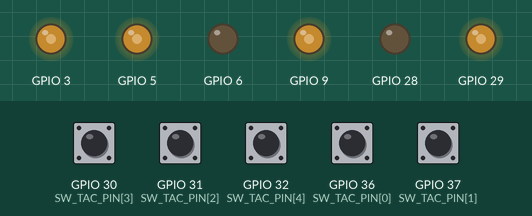
Simulated run of this sketch. Board: ESP32. On the bench: output pins drawn as LEDs (lit = HIGH). The inputs (shaded band) are chosen by the test bench; at power-on: GPIO 30 (SW_TAC_PIN[3]), GPIO 31 (SW_TAC_PIN[2]), GPIO 32 (SW_TAC_PIN[4]), GPIO 36 (SW_TAC_PIN[0]), GPIO 37 (SW_TAC_PIN[1]) HIGH. What the sketch prints to the serial monitor is not drawn.

Above: at 0.1 s.
Timing chart, 0 to 1.6 s (numbered marks = the images above):
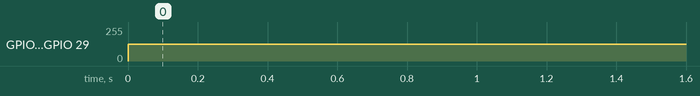

Measured:
- by itself, GPIO 3, GPIO 5, GPIO 9, GPIO 29: 0/255 → 127/255 at 0.00 s

The sketch:

MD.ino
```cpp
// MD Test 2024-08-01

constexpr int SW_TAC_NUM = 5;
const uint8_t SW_TAC_PIN[SW_TAC_NUM] = { 36,37,31,30,32 };
enum SW : uint8_t{
  TAC_1 = 0,
  TAC_2,
  TAC_3,
  TAC_4,
  TAC_5
};

constexpr int MOTOR_NUM = 4;
constexpr int MOTOR_PWM_TYPE = 2;
const uint8_t MOTOR_PIN[MOTOR_NUM][MOTOR_PWM_TYPE]{
  {29, 28},
  {9, 6},
  {5,4},
  {3,2}
};
const uint8_t DEFAULT_MOTOR_DIR[MOTOR_NUM] = {
  1,1,1,1
};
enum MOTOR : uint8_t{
  LF = 0,
  LB,
  RB,
  RF,
  EN = 0,
  PH,
};


void setup() {
  Serial.begin(9600);
  Serial.println("TOINIOT2 MD Test 2024-08-01");

  for(auto p:SW_TAC_PIN) pinMode(p, INPUT);

  for(int i=0;i<MOTOR_PWM_TYPE;i++){
    pinMode(MOTOR_PIN[i][0], OUTPUT);
    pinMode(MOTOR_PIN[i][1], OUTPUT);
    analogWriteFrequency(MOTOR_PIN[i][0], 400000);
    // analogWriteFrequency(MOTOR_PIN[i])
  }


}

void loop() {
  /*
  */


  // sw-tac
  bool sw_tac[SW_TAC_NUM]={false};
  for(int i=0;i<SW_TAC_NUM;i++) sw_tac[i] = digitalRead(SW_TAC_PIN[i]);

  static uint32_t count = 0;

  short power = sin(count/64.0) * 127;
  // static short power = 128;
  // if(sw_tac[0]) power++;
  // if(sw_tac[1]) power--;

  power = power<-255 ? -255 : power;
  power = power>255 ? 255 : power;

  uint8_t motor_power = abs(power);
  uint8_t dir = power<0 ? 1 : 0;

  // analogWrite()

  for(int i=0;i<MOTOR_NUM;i++){
    analogWrite(MOTOR_PIN[i][MOTOR::EN], 127);
    digitalWrite(MOTOR_PIN[i][MOTOR::PH], 0);
  }

  Serial.printf("\n\npower:%d\nmotor_power:%d\ndir:%d\n", power, motor_power, dir);

  count++;
  delay(50);
}
```
